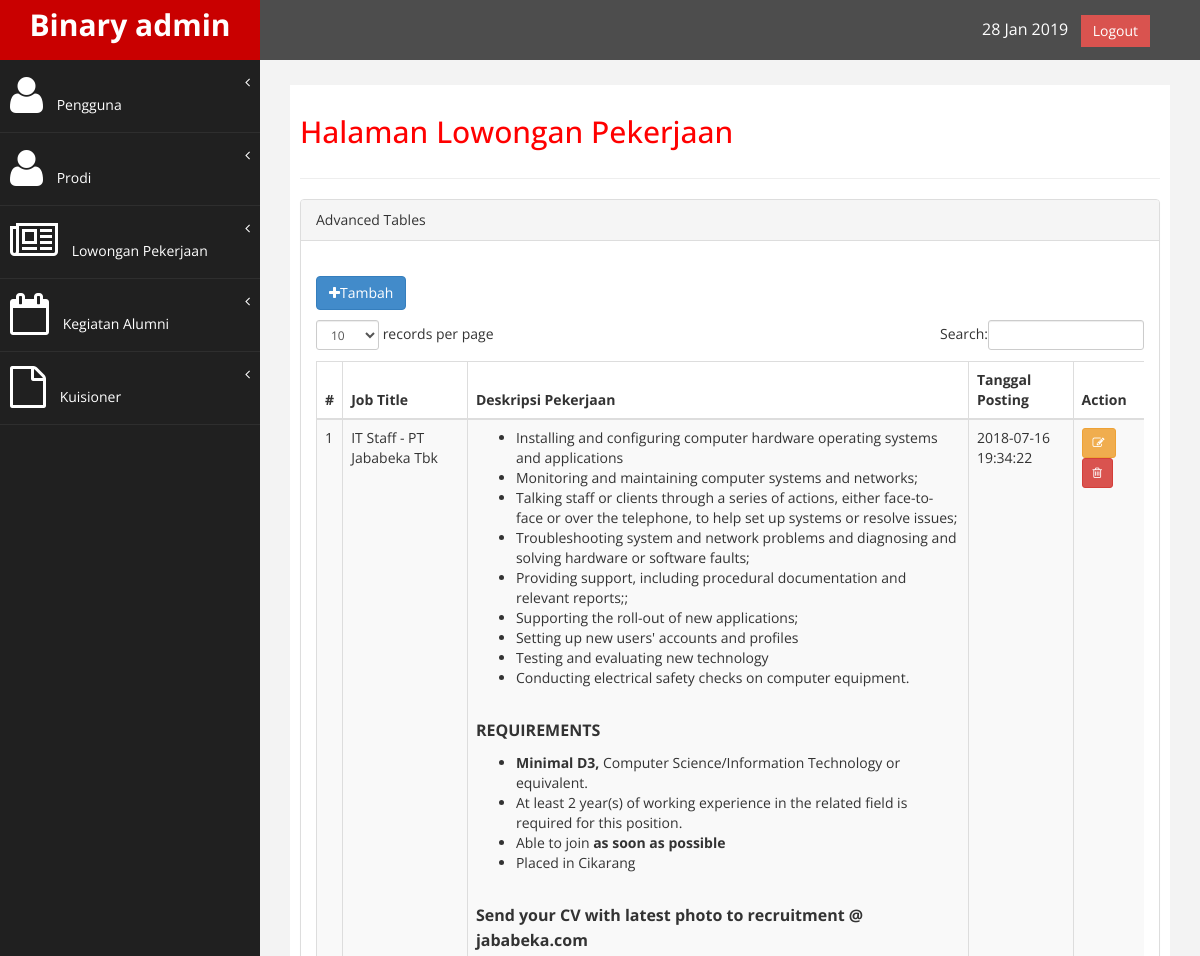
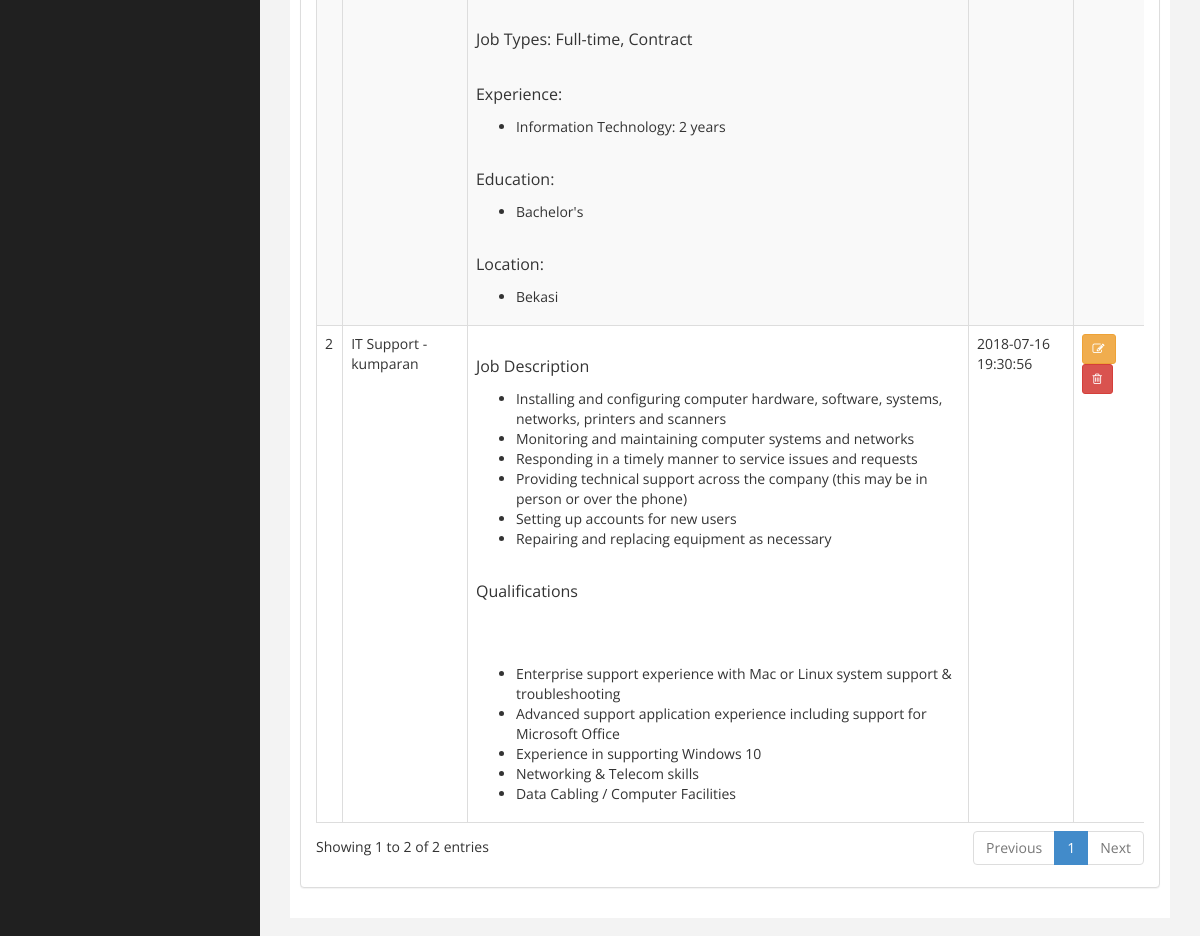
Screenshot of /index.php/admin/job with the database file from the repository (2 pictures, top to bottom).
### tables this page shows
CREATE TABLE `tbl_job` (
  `id_job` int(11) NOT NULL,
  `job_title` varchar(100) NOT NULL,
  `info` text NOT NULL,
  `datetime` datetime NOT NULL DEFAULT CURRENT_TIMESTAMP ON UPDATE CURRENT_TIMESTAMP
);

### application/views/admin/layout/wrapper.php (called while the page is built)
<?php
require_once ('head.php');
require_once ('header.php');
require_once ('nav.php');
require_once ('content.php');
require_once ('footer.php');

### application/controllers/admin/Job.php (called while the page is built, shortened)
<?php
class Job extends CI_Controller {
	 public function __construct()
        {
                $this->load->model('Job_model');
        }
	public function index()
	{
		$tbl_job = $this->Job_model->listing();
		$data = array(	'title'			=>	'Halaman Lowongan Pekerjaan',
						'tbl_job'		=> 	$tbl_job,
						'isi'			=>	'admin/job/list'
					);
		$this->load->view('admin/layout/wrapper', $data);
	}
}

### index.php (called while the page is built, shortened)
<?php
require_once BASEPATH.'core/CodeIgniter.php';

### application/views/admin/layout/content.php (called while the page is built)
<?php
if($isi) {
	$this->load->view($isi);
}

### application/models/Job_model.php (called while the page is built, shortened)
<?php
class Job_model extends CI_Model {
	public function listing()
	{
		$this->db->select("*");
    	$this->db->from("tbl_job");
    	$this->db->order_by("id_job", "desc");
    	$query = $this->db->get();
    	return $query->result();
	}
}

### application/views/admin/job/list.php (the view, shortened to what this page needs)
<p><a href="<?php echo base_url('admin/job/tambah'); ?>" class="btn btn-primary">
<i class="fa fa-plus"></i>Tambah</a>
</p>
<table class="table table-striped table-bordered table-hover" id="dataTables-example">
    <thead>
        <tr>
            <th>#</th>
            <th>Job Title</th>
            <th>Deskripsi Pekerjaan</th>
            <th>Tanggal Posting</th>
            <th>Action</th>
        </tr>
        </thead>
        <tbody>
        <?php $i = 1; foreach ($tbl_job as $data) { ?>
        <tr class="odd gradeX">
            <td><?php echo $i ?></td>
            <td><?php echo $data->job_title ?></td>
            <td><?php echo $data->info ?></td>
            <td><?php echo $data->datetime ?></td>
            <td>
            	<a href="<?php echo base_url('admin/job/edit/'.$data->id_job); ?>" class="btn btn-warning btn-sm"><i class="fa fa-edit"></i></a>
            	<?php
            		include('delete.php');
            	?>
            </td>
        </tr>
        <?php $i++; } ?>
    </tbody>
</table>

### application/views/admin/layout/head.php (shortened to what this page needs)
<!DOCTYPE html>
<html xmlns="http://www.w3.org/1999/xhtml">
<head>
    <link href="<?php echo base_url('assets/admin/assets/css/bootstrap.css'); ?> " rel="stylesheet" />
    <link href="<?php echo base_url('assets/admin/assets/css/font-awesome.css'); ?>" rel="stylesheet" />
    <link href="<?php echo base_url('assets/admin/assets/js/morris/morris-0.4.3.min.css'); ?>" rel="stylesheet" />
    <link href="<?php echo base_url('assets/admin/assets/css/custom.css'); ?>" rel="stylesheet" />
    <link href="<?php echo base_url('assets/admin/assets/js/dataTables/dataTables.bootstrap.css'); ?>" rel="stylesheet" />
</head>
<body>
    <div id="wrapper">

### application/views/admin/layout/header.php (shortened to what this page needs)
<nav class="navbar navbar-default navbar-cls-top " role="navigation" style="margin-bottom: 0">
            <div class="navbar-header">
                <a class="navbar-brand" href="<?php echo base_url('admin/dashboard'); ?>">Binary admin</a>
            </div>
  <div style="color: white;
padding: 15px 50px 5px 50px;
float: right;
font-size: 16px;">
<?php
	echo date('d M Y');
?>
 &nbsp; <a href="<?php echo base_url('login'); ?>" class="btn btn-danger square-btn-adjust">Logout</a> </div>
        </nav>

### application/views/admin/layout/nav.php (shortened to what this page needs)
        <nav class="navbar-default navbar-side" role="navigation">
    <div class="sidebar-collapse">
        <ul class="nav" id="main-menu">
            <li>
                <a href="#"><i class="fa fa-user fa-3x"></i> Pengguna<span class="fa arrow"></span></a>
              </li>
              <li>
                <a href="#"><i class="fa fa-user fa-3x"></i> Prodi<span class="fa arrow"></span></a>
              </li>
              <li>
                <a href="#"><i class="fa fa-newspaper-o fa-3x"></i> Lowongan Pekerjaan<span class="fa arrow"></span></a>
              </li>
               <li>
                <a href="#"><i class="fa fa-calendar-o fa-3x"></i> Kegiatan Alumni<span class="fa arrow"></span></a>
              </li>
               <li>
                <a href="#"><i class="fa fa-file-o fa-3x"></i> Kuisioner<span class="fa arrow"></span></a>
              </li>
        </ul>
    </div>
</nav>
<div id="page-wrapper" >
    <div id="page-inner">
        <div class="row">
            <div class="col-md-12">
             <h2><?php echo $title; ?></h2>
            </div>
        </div>
         <hr />
    <div class="row">
        <div class="col-md-12">
            <div class="panel panel-default">
                <div class="panel-heading">
                     Advanced Tables
                </div>
                <div class="panel-body">
                    <div class="table-responsive">

### application/views/admin/job/delete.php (shortened to what this page needs)
 <button class="btn btn-danger btn-sm" data-toggle="modal" data-target="#myModal<?php echo $data->id_job; ?>" title="delete">
    <i class="fa fa-trash-o"></i>
</button>

### application/views/admin/layout/footer.php (shortened to what this page needs)
</div>
</div>
</div>
</div>
</div>
</div>
</div>
</body>
</html>

### assets/admin/assets/css/custom.css (style rules this page uses)
body { font-family: 'Open Sans', sans-serif; }
#wrapper { width: 100%; background:#202020; }
#page-wrapper { padding: 15px 15px; min-height: 600px; background:#F3F3F3; }
#page-inner { width:100%; margin:10px 20px 10px 0px; background-color:#fff!important; padding:10px; min-height:1200px; }
h2 { color: #f00; }
.square-btn-adjust { border: 0px solid transparent; -webkit-border-radius: 0px; -moz-border-radius: 0px; border-radius: 0px; }
p { font-size:16px; line-height:25px; padding-top:20px; }
.navbar-cls-top .navbar-brand { color: #fff; background: #C90000; width: 260px; text-align: center; height: 60px; font-size: 30px; font-weight: 700; }
.arrow { float: right; }
.fa.arrow:before { content: "\f104"; }
.sidebar-collapse , .sidebar-collapse .nav { background:none; }
.sidebar-collapse .nav { padding:0; }
.sidebar-collapse .nav > li > a { color:#fff; background:#202020; text-shadow:none; }
.sidebar-collapse > .nav > li > a { padding:15px 10px; }
.sidebar-collapse > .nav > li { border-bottom: 1px solid rgba(107, 108, 109, 0.19); }
.navbar-side { border:none; background-color: #202020; }
.navbar-cls-top { background:#4D4D4D; border-bottom:none; }
.navbar-default { border:0px solid black; }
.navbar-header { background: #A70303; }
.nav > li > a > i { margin-right:10px; }
@media (min-width:768px) { #page-wrapper { margin: 0 0 0 260px; padding: 15px 30px; min-height: 1200px; } }
@media (min-width:768px) { .navbar-side { z-index: 1; position: absolute; width: 260px; } }
@media (min-width:768px) { .navbar { border-radius: 0px; } }

### rows the page displays
tbl_job: job_title "IT Staff - PT Jababeka Tbk", info "Installing and configuring computer hardware operating systems and applications Monitoring and maintaining computer systems and networks; Talking staff or clients through a series of actions, either face-to-face or over the telephone, to help set up systems or resolve issues; Troubleshooting system and network problems and diagnosing and solving hardware or software faults; Providing support, including procedural documentation and relevant reports;; Supporting the roll-out of new applications; Setting up new users' accounts and profiles Testing and evaluating new technology Conducting electrical safety checks on computer equipment. REQUIREMENTS Minimal D3, Computer Science/Information…", datetime "2018-07-16 19:34:22"
tbl_job: job_title "IT Support - kumparan", info "Job Description Installing and configuring computer hardware, software, systems, networks, printers and scanners Monitoring and maintaining computer systems and networks Responding in a timely manner to service issues and requests Providing technical support across the company (this may be in person or over the phone) Setting up accounts for new users Repairing and replacing equipment as necessary Qualifications Enterprise support experience with Mac or Linux system support & troubleshooting Advanced support application experience including support for Microsoft Office Experience in supporting Windows 10 Networking & Telecom skills Data Cabling / Computer Facilities", datetime "2018-07-16 19:30:56"

### other values shown
$title "Halaman Lowongan Pekerjaan"
